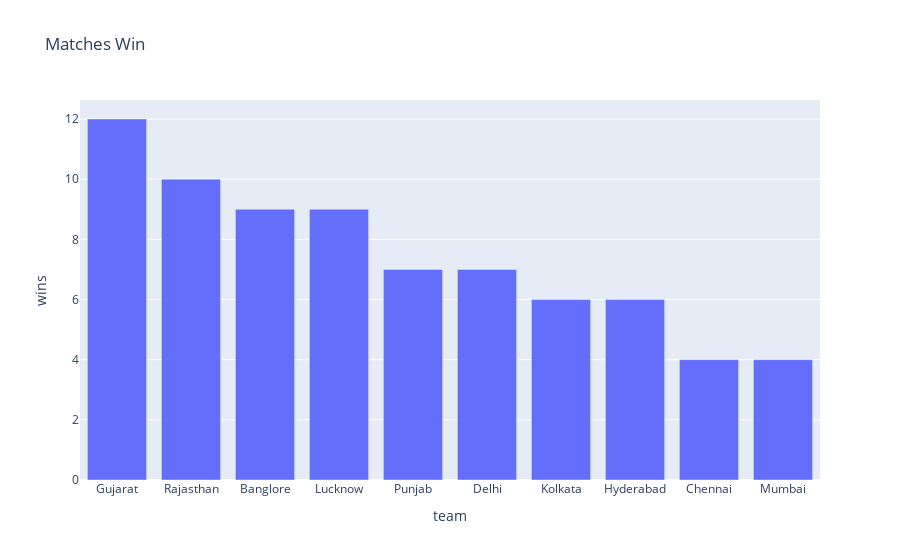

Write notebook code for a chart like this one.
### Code cell
#Which team won the most matches
match_wins=ipl["match_winner"].value_counts()
df = match_wins.reset_index()
df.columns = ["team", "wins"]
plx.bar(df,title="Matches Win",x="team",y="wins")

### Figure 1 — Plotly figure (JSON) as saved in the notebook; plotly's stock layout.template omitted (floating-point values rounded to 4 significant figures)
{"data": [{"hovertemplate": "team=%{x}<br>wins=%{y}<extra></extra>", "legendgroup": "", "marker": {"color": "#636efa", "pattern": {"shape": ""}}, "name": "", "orientation": "v", "showlegend": false, "textposition": "auto", "type": "bar", "x": ["Gujarat", "Rajasthan", "Banglore", "Lucknow", "Punjab", "Delhi", "Kolkata", "Hyderabad", "Chennai", "Mumbai"], "xaxis": "x", "y": [12, 10, 9, 9, 7, 7, 6, 6, 4, 4], "yaxis": "y"}], "layout": {"barmode": "relative", "legend": {"tracegroupgap": 0}, "title": {"text": "Matches Win"}, "xaxis": {"anchor": "y", "domain": [0, 1], "title": {"text": "team"}}, "yaxis": {"anchor": "x", "domain": [0, 1], "title": {"text": "wins"}}}}
